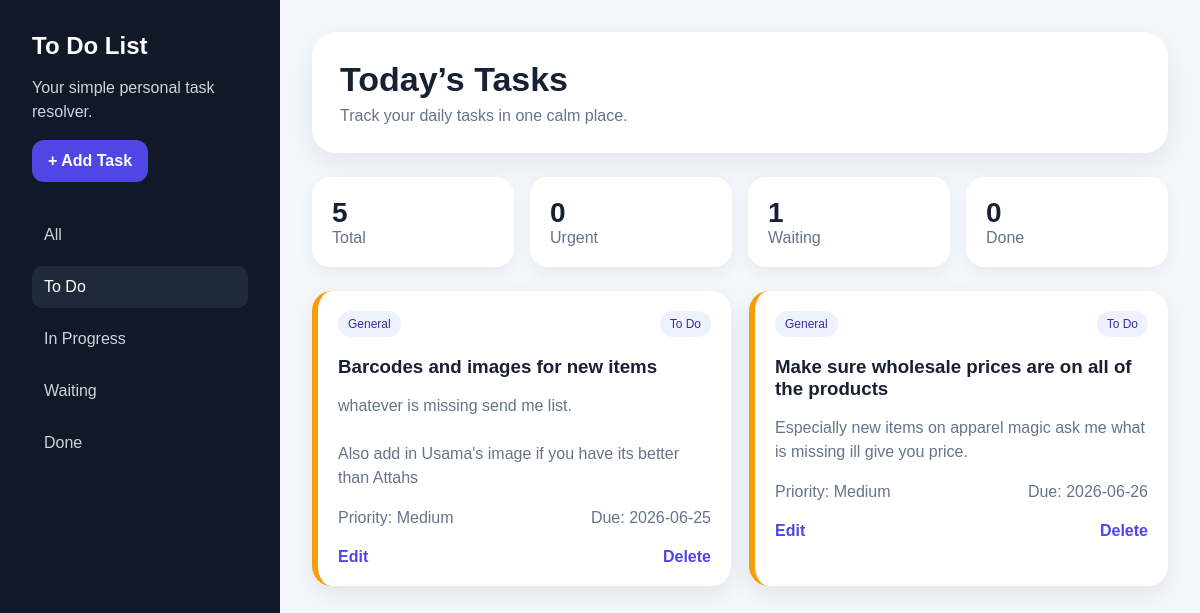
Page /?status=To+Do on the committed database.
### tables this page shows
CREATE TABLE `tasks` (
  `id` int NOT NULL,
  `title` varchar(255) NOT NULL,
  `description` text,
  `category` varchar(100) DEFAULT 'General',
  `priority` enum('Low','Medium','High') DEFAULT 'Medium',
  `status` enum('To Do','In Progress','Waiting','Done') DEFAULT 'To Do',
  `due_date` date DEFAULT NULL,
  `created_at` timestamp NULL DEFAULT CURRENT_TIMESTAMP,
  `attachment` varchar(255) DEFAULT NULL,
  `assigned_name` varchar(255) DEFAULT NULL,
  `assigned_email` varchar(255) DEFAULT NULL,
  `user_role` varchar(50) DEFAULT NULL
);

### index.php (the view, shortened to what this page needs)
<?php
require 'db.php';
$statusFilter = $_GET['status'] ?? 'All';
if ($statusFilter !== 'All') {
    $stmt = $pdo->prepare('SELECT * FROM tasks WHERE status = ? ORDER BY due_date IS NULL, due_date ASC, created_at DESC');
    $stmt->execute([$statusFilter]);
} else {
    $stmt = $pdo->query('SELECT * FROM tasks ORDER BY due_date IS NULL, due_date ASC, created_at DESC');
}
$tasks = $stmt->fetchAll(PDO::FETCH_ASSOC);
$total = $pdo->query('SELECT COUNT(*) FROM tasks')->fetchColumn();
$urgent = $pdo->query("SELECT COUNT(*) FROM tasks WHERE priority='High' AND status!='Done'")->fetchColumn();
$waiting = $pdo->query("SELECT COUNT(*) FROM tasks WHERE status='Waiting'")->fetchColumn();
$done = $pdo->query("SELECT COUNT(*) FROM tasks WHERE status='Done'")->fetchColumn();
?>
<!DOCTYPE html>
<html lang="en">
<head>
    <link rel="stylesheet" href="style.css">
</head>
<body>
<div class="app">
    <aside class="sidebar">
        <h1>To Do List</h1>
        <p>Your simple personal task resolver.</p>
        <a class="button" href="add.php">+ Add Task</a>
        <nav>
            <?php foreach (['All','To Do','In Progress','Waiting','Done'] as $status): ?>
                <a class="<?= $statusFilter === $status ? 'active' : '' ?>"
                   href="?status=<?= urlencode($status) ?>">
                    <?= htmlspecialchars($status) ?>
                </a>
            <?php endforeach; ?>
        </nav>
    </aside>
    <main>
        <section class="hero">
            <div>
                <h2>Today’s Tasks</h2>
                <p>Track your daily tasks in one calm place.</p>
            </div>
        </section>
        <section class="stats">
            <div><strong><?= $total ?></strong><span>Total</span></div>
            <div><strong><?= $urgent ?></strong><span>Urgent</span></div>
            <div><strong><?= $waiting ?></strong><span>Waiting</span></div>
            <div><strong><?= $done ?></strong><span>Done</span></div>
        </section>
        <section class="task-list">
            <?php foreach ($tasks as $task): ?>
                <article
                    class="task-card priority-<?= strtolower($task['priority']) ?>"
                    onclick="window.location='edit.php?id=<?= $task['id'] ?>'"
                    style="cursor:pointer;"
                >
                    <div class="task-top">
                        <span class="badge"><?= htmlspecialchars($task['category']) ?></span>
                        <span class="status"><?= htmlspecialchars($task['status']) ?></span>
                    </div>
                    <h3><?= htmlspecialchars($task['title']) ?></h3>
                    <p><?= nl2br(htmlspecialchars($task['description'])) ?></p>
                    <div class="task-meta">
                        <span>Priority: <?= htmlspecialchars($task['priority']) ?></span>
                        <span>Due:
                            <?= $task['due_date']
                                ? htmlspecialchars($task['due_date'])
                                : 'No date' ?>
                        </span>
                    </div>
                    <div class="actions">
                        <a href="edit.php?id=<?= $task['id'] ?>"
                           onclick="event.stopPropagation();">
                            Edit
                        </a>
                        <a href="delete.php?id=<?= $task['id'] ?>"
                           onclick="event.stopPropagation(); return confirm('Delete this task?')">
                            Delete
                        </a>
                    </div>
                </article>
            <?php endforeach; ?>
        </section>
    </main>
</div>
</body>
</html>

### style.css (style rules this page uses)
* { box-sizing: border-box; }
body { margin: 0; font-family: Arial, sans-serif; background: #f4f7fb; color: #182033; }
.app { display: grid; grid-template-columns: 280px 1fr; min-height: 100vh; }
.sidebar { background: #111827; color: white; padding: 32px; }
.sidebar h1 { margin: 0 0 8px; }
.sidebar p { color: #cbd5e1; line-height: 1.5; }
.button, button { display: inline-block; background: #4f46e5; color: white; padding: 12px 16px; border-radius: 12px; border: 0; text-decoration: none; cursor: pointer; font-weight: bold; }
nav { margin-top: 32px; display: grid; gap: 10px; }
nav a { color: #cbd5e1; text-decoration: none; padding: 12px; border-radius: 10px; }
nav a.active, nav a:hover { background: #1f2937; color: white; }
main { padding: 32px; }
.hero { background: white; padding: 28px; border-radius: 24px; box-shadow: 0 10px 30px rgba(15, 23, 42, 0.08); }
.hero h2 { margin: 0 0 8px; font-size: 34px; }
.hero p { margin: 0; color: #64748b; }
.stats { display: grid; grid-template-columns: repeat(4, 1fr); gap: 16px; margin: 24px 0; }
.stats div { background: white; padding: 20px; border-radius: 18px; box-shadow: 0 6px 18px rgba(15, 23, 42, 0.06); }
.stats strong { display: block; font-size: 28px; }
.stats span { color: #64748b; }
.task-list { display: grid; grid-template-columns: repeat(auto-fill, minmax(280px, 1fr)); gap: 18px; }
.task-card { background: white; border-radius: 20px; padding: 20px; box-shadow: 0 8px 24px rgba(15, 23, 42, 0.08); border-left: 6px solid #94a3b8; }
.priority-medium { border-left-color: #f59e0b; }
.task-top, .task-meta, .actions { display: flex; justify-content: space-between; gap: 10px; align-items: center; }
.badge, .status { background: #eef2ff; color: #3730a3; padding: 6px 10px; border-radius: 999px; font-size: 12px; }
.task-card h3 { margin-bottom: 8px; }
.task-card p, .task-meta { color: #64748b; line-height: 1.5; }
.actions { margin-top: 18px; }
.actions a { text-decoration: none; color: #4f46e5; font-weight: bold; }

### rows in the picture
tasks: category "General", status "To Do", title "Barcodes and images for new items", description "whatever is missing send me list. Also add in Usama's image if you have its better than Attahs", priority "Medium", due_date "2026-06-25"
tasks: category "General", status "To Do", title "Make sure wholesale prices are on all of the products", description "Especially new items on apparel magic ask me what is missing ill give you price.", priority "Medium", due_date "2026-06-26"

### other values in the picture
$status "All"
$status "To Do"
$status "In Progress"
$status "Waiting"
$status "Done"
$total "5"
$urgent "0"
$waiting "1"
$done "0"
